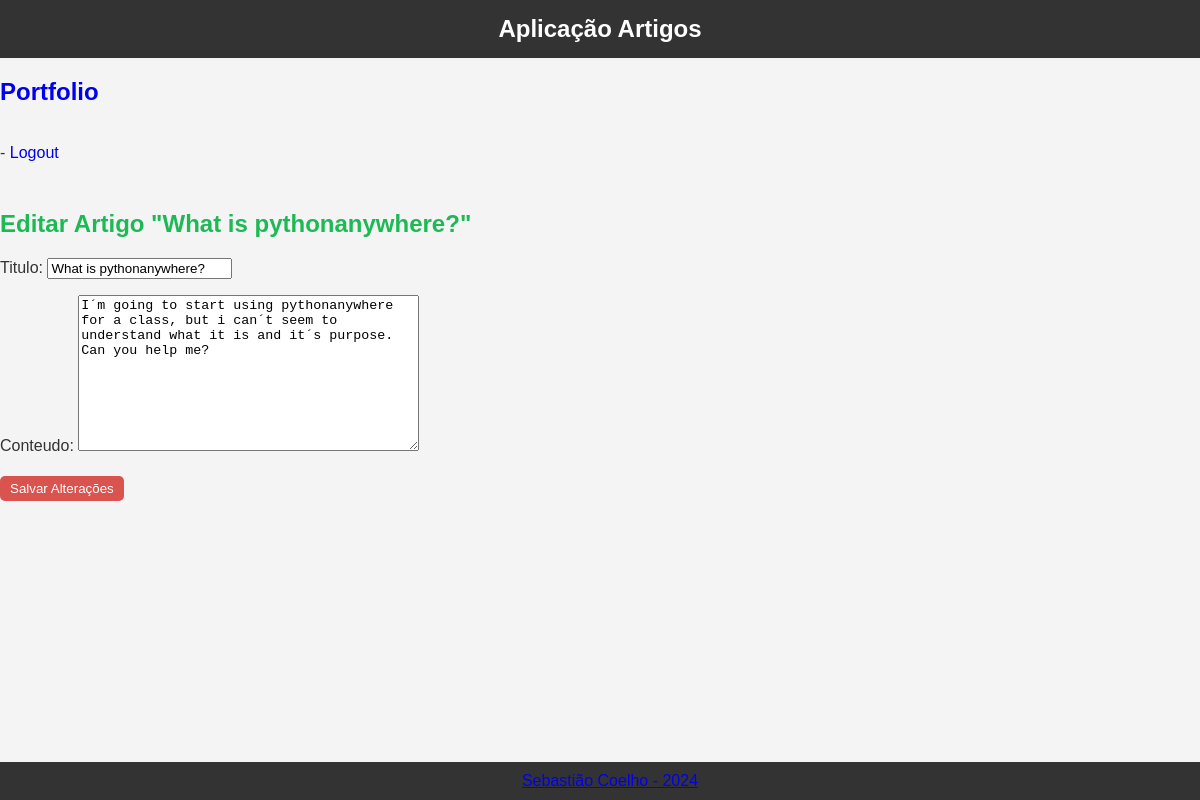
Screenshot of /artigos/artigo/1/editar/ (signed in) with the database file from the repository.
### artigos/models.py (models this page shows, shortened)
class Artigo(models.Model):
    autor = models.ForeignKey(Utilizador, on_delete=models.CASCADE)
    titulo = models.CharField(max_length=100)
    conteudo = models.TextField()
    data_publicacao = models.DateField()
    media_ratings = models.FloatField(default=0)

### artigos/views.py (the view)
# urls.py: path('artigo/<int:artigo_id>/editar/', views.edita_artigo_view, name='edita_artigo'),
@login_required
def edita_artigo_view(request, artigo_id):
    if not in_editors_artigos(request.user):
        return redirect('autenticacao:sem_permissao')
    artigo = Artigo.objects.get(id=artigo_id)
    if request.method == 'POST':
        form = ArtigoForm(request.POST, instance=artigo)
        if form.is_valid():
            form.save()
            return redirect('artigos:artigo', artigo_id=artigo.id)
    else:
        form = ArtigoForm(instance=artigo)
    return render(request, 'artigos/edita_artigo.html', {'form': form, 'artigo': artigo})

### artigos/forms.py
class ArtigoForm(forms.ModelForm):
    class Meta:
        model = Artigo
        fields = '__all__'
        exclude = ['autor', 'data_publicacao', 'media_ratings']

### artigos/views.py (called while the page is built)
def in_editors_artigos(user):
    if user.groups.filter(name='editors_artigos').exists():
        utilizador, created = Utilizador.objects.get_or_create(user=user, defaults={'username': user.username})
        if created:
            utilizador.save()
        return True
    return False

### artigos/templates/artigos/edita_artigo.html (shortened to what this page needs)
{% extends 'artigos/layout.html' %}
{% block content %}
    <h2>Editar Artigo "{{ artigo.titulo }}"</h2>
    <form method="post">
        {{ form.as_p }}
        <button type="submit">Salvar Alterações</button>
    </form>
{% endblock %}

### static/artigos/estilos.css (style rules this page uses)
body { font-family: Arial, sans-serif; background-color: #f4f4f4; color: #333; margin: 0; padding: 0; }
h2, h3 { color: #1DB954; }
button { background: #1DB954; color: white; border: none; padding: 10px 15px; margin: 5px 0; border-radius: 5px; cursor: pointer; }
form { display: inline; }
form button { background: #d9534f; border: none; padding: 5px 10px; color: white; cursor: pointer; border-radius: 5px; }

### rows the page displays
Artigo: titulo "What is pythonanywhere?", conteudo "I´m going to start using pythonanywhere for a class, but i can´t seem to understand what it is and it´s purpose. Can you help me?"
